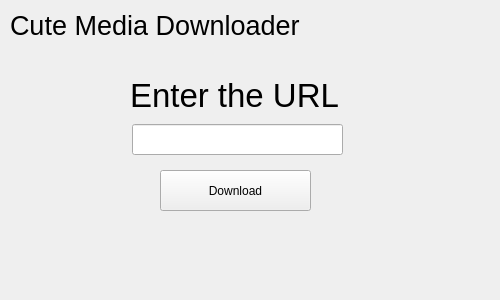
<?xml version="1.0" encoding="UTF-8"?>
<ui version="4.0">
 <class>MainWindow</class>
 <widget class="QMainWindow" name="MainWindow">
  <property name="geometry">
   <rect>
    <x>0</x>
    <y>0</y>
    <width>500</width>
    <height>300</height>
   </rect>
  </property>
  <property name="windowTitle">
   <string>MainWindow</string>
  </property>
  <widget class="QWidget" name="centralwidget">
   <widget class="QLabel" name="urlLabel">
    <property name="geometry">
     <rect>
      <x>130</x>
      <y>80</y>
      <width>221</width>
      <height>31</height>
     </rect>
    </property>
    <property name="font">
     <font>
      <pointsize>25</pointsize>
     </font>
    </property>
    <property name="text">
     <string>Enter the URL</string>
    </property>
   </widget>
   <widget class="QLineEdit" name="urlLineEdit">
    <property name="geometry">
     <rect>
      <x>132</x>
      <y>124</y>
      <width>211</width>
      <height>31</height>
     </rect>
    </property>
   </widget>
   <widget class="QPushButton" name="downloadButton">
    <property name="geometry">
     <rect>
      <x>160</x>
      <y>170</y>
      <width>151</width>
      <height>41</height>
     </rect>
    </property>
    <property name="text">
     <string>Download</string>
    </property>
   </widget>
   <widget class="QLabel" name="nameLabel">
    <property name="geometry">
     <rect>
      <x>10</x>
      <y>10</y>
      <width>491</width>
      <height>31</height>
     </rect>
    </property>
    <property name="font">
     <font>
      <pointsize>20</pointsize>
     </font>
    </property>
    <property name="text">
     <string>Cute Media Downloader</string>
    </property>
   </widget>
  </widget>
 </widget>
 <resources/>
 <connections/>
</ui>
